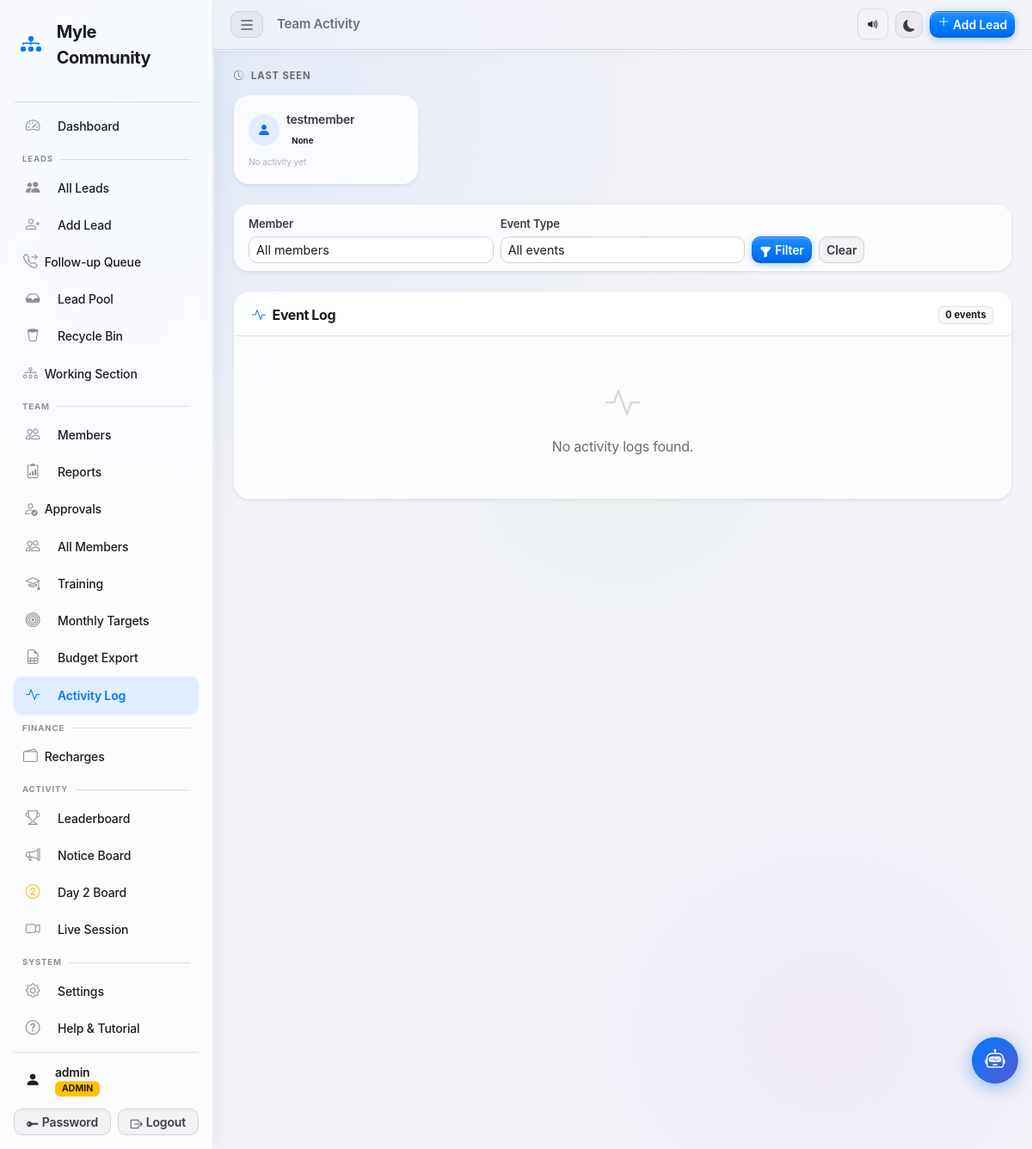
The page /admin/activity (signed in) on the database as committed earlier.
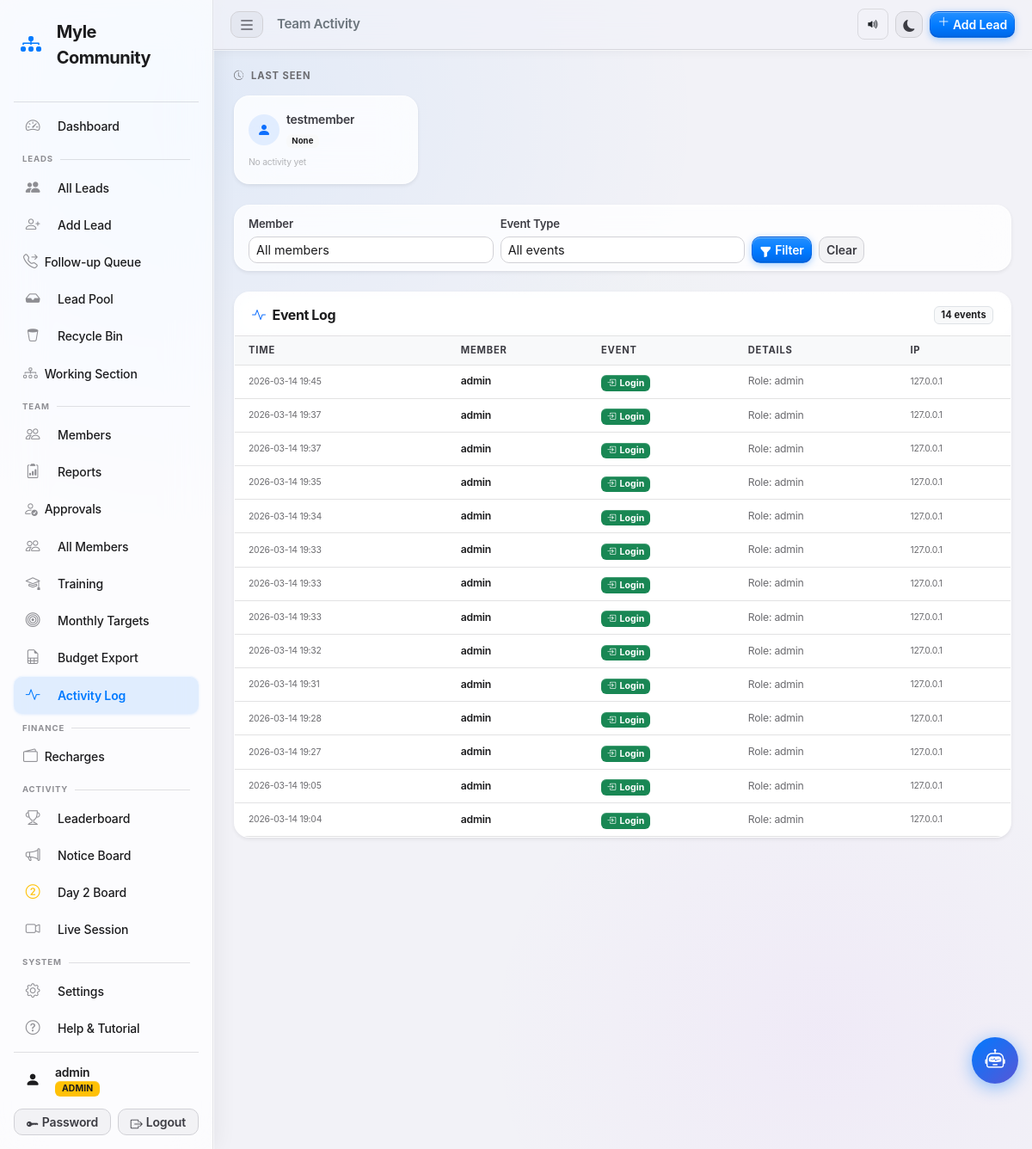
The same page on the database as committed later.
### tables this page shows
CREATE TABLE users (
            id         INTEGER PRIMARY KEY AUTOINCREMENT,
            username   TEXT    NOT NULL UNIQUE,
            password   TEXT    NOT NULL,
            role       TEXT    NOT NULL DEFAULT 'team',
            created_at TEXT    NOT NULL DEFAULT (datetime('now','localtime'))
        , fbo_id TEXT NOT NULL DEFAULT '', upline_name TEXT NOT NULL DEFAULT '', phone TEXT NOT NULL DEFAULT '', status TEXT NOT NULL DEFAULT 'pending', email TEXT NOT NULL DEFAULT '', display_picture TEXT NOT NULL DEFAULT '', calling_reminder_time TEXT NOT NULL DEFAULT '', training_required INTEGER NOT NULL DEFAULT 0, training_status TEXT NOT NULL DEFAULT 'not_required', joining_date TEXT NOT NULL DEFAULT '', certificate_path TEXT NOT NULL DEFAULT '', badges_json TEXT NOT NULL DEFAULT '[]', test_score INTEGER NOT NULL DEFAULT -1, test_attempts INTEGER NOT NULL DEFAULT 0);

CREATE TABLE activity_log (
            id         INTEGER PRIMARY KEY AUTOINCREMENT,
            username   TEXT    NOT NULL,
            event_type TEXT    NOT NULL,
            details    TEXT    NOT NULL DEFAULT '',
            ip_address TEXT    NOT NULL DEFAULT '',
            created_at TEXT    NOT NULL DEFAULT (datetime('now','localtime'))
        );

### app.py (the view)
@app.route('/admin/activity')
@admin_required
def admin_activity():
    db = get_db()
    page    = int(request.args.get('page', 1))
    per_pg  = 50
    offset  = (page - 1) * per_pg
    filter_user  = request.args.get('user', '')
    filter_event = request.args.get('event', '')
    where, params = ['1=1'], []
    if filter_user:
        where.append('username=?')
        params.append(filter_user)
    if filter_event:
        where.append('event_type=?')
        params.append(filter_event)
    total = db.execute(
        f"SELECT COUNT(*) FROM activity_log WHERE {' AND '.join(where)}", params
    ).fetchone()[0]
    logs = db.execute(
        f"SELECT * FROM activity_log WHERE {' AND '.join(where)} ORDER BY created_at DESC LIMIT ? OFFSET ?",
        params + [per_pg, offset]
    ).fetchall()
    last_seen_rows = db.execute("""
        SELECT u.username, u.display_picture,
               a.event_type, a.created_at
        FROM users u
        LEFT JOIN activity_log a
            ON a.username = u.username
            AND a.created_at = (
                SELECT MAX(a2.created_at) FROM activity_log a2
                WHERE a2.username = u.username
            )
        WHERE u.role = 'team' AND u.status = 'approved'
        ORDER BY a.created_at DESC
    """).fetchall()
    team_members = db.execute(
        "SELECT username FROM users WHERE role='team' AND status='approved' ORDER BY username"
    ).fetchall()
    db.close()
    total_pages = max(1, (total + per_pg - 1) // per_pg)
    return render_template('activity_log.html',
                           logs=logs, total=total, page=page,
                           total_pages=total_pages,
                           last_seen=last_seen_rows,
                           team_members=team_members,
                           filter_user=filter_user,
                           filter_event=filter_event,
                           event_types=['login','logout','lead_update','report_submit','lead_claim'])

### templates/activity_log.html (shortened to what this page needs)
{% extends "base.html" %}
{% block page_title %}Team Activity{% endblock %}
{% block content %}
<div class="mb-4">
  <h6 class="card-section-title mb-3"><i class="bi bi-clock-history me-2"></i>Last Seen</h6>
  <div class="row g-3">
    {% for member in last_seen %}
    <div class="col-6 col-md-3">
      <div class="card border-0 shadow-sm h-100">
        <div class="card-body py-3 px-3">
          <div class="d-flex align-items-center gap-2 mb-2">
            {% if member.display_picture %}
              <img src="{{ member.display_picture }}" alt="DP"
                   style="width:36px;height:36px;border-radius:50%;object-fit:cover;">
            {% else %}
              <div class="d-flex align-items-center justify-content-center rounded-circle bg-primary bg-opacity-10"
                   style="width:36px;height:36px;flex-shrink:0;">
                <i class="bi bi-person-fill text-primary"></i>
              </div>
            {% endif %}
            <div class="min-width-0">
              <div class="fw-semibold small text-truncate">{{ member.username }}</div>
              <span class="badge
                {% if member.event_type == 'login' %}bg-success
                {% elif member.event_type == 'logout' %}bg-secondary
                {% elif member.event_type == 'lead_update' %}bg-primary
                {% elif member.event_type == 'report_submit' %}bg-info text-dark
                {% elif member.event_type == 'lead_claim' %}bg-warning text-dark
                {% else %}bg-light text-dark{% endif %}"
                style="font-size:0.6rem;">
                {{ member.event_type | replace('_',' ') | title }}
              </span>
            </div>
          </div>
          <div class="label-xs text-muted">
            {% if member.created_at %}
              <i class="bi bi-clock me-1 opacity-50"></i>{{ member.created_at[:16] }}
            {% else %}
              <span class="opacity-50">No activity yet</span>
            {% endif %}
          </div>
        </div>
      </div>
    </div>
    {% endfor %}
  </div>
</div>
<div class="card border-0 shadow-sm mb-4">
  <div class="card-body py-2 px-3">
    <form method="get" action="{{ url_for('admin_activity') }}" class="row g-2 align-items-end">
      <div class="col-md-4">
        <label class="form-label fw-semibold small mb-1">Member</label>
        <select name="user" class="form-select form-select-sm">
          <option value="">All members</option>
        </select>
      </div>
      <div class="col-md-4">
        <label class="form-label fw-semibold small mb-1">Event Type</label>
        <select name="event" class="form-select form-select-sm">
          <option value="">All events</option>
        </select>
      </div>
      <div class="col-auto">
        <button type="submit" class="btn btn-sm btn-primary">
          <i class="bi bi-funnel-fill me-1"></i>Filter
        </button>
        <a href="{{ url_for('admin_activity') }}" class="btn btn-sm btn-outline-secondary ms-1">Clear</a>
      </div>
    </form>
  </div>
</div>
<div class="card border-0 shadow-sm">
  <div class="card-header d-flex justify-content-between align-items-center">
    <h6 class="mb-0"><i class="bi bi-activity me-2 text-primary"></i>Event Log</h6>
    <span class="badge bg-light text-dark border">{{ total }} events</span>
  </div>
  <div class="card-body p-0">
    {% if logs %}
    <div class="table-responsive">
      <table class="table table-hover align-middle mb-0">
        <thead class="table-light">
          <tr>
            <th class="ps-3">Time</th>
            <th>Member</th>
            <th>Event</th>
            <th>Details</th>
            <th class="d-none d-md-table-cell">IP</th>
          </tr>
        </thead>
        <tbody>
          {% for log in logs %}
          <tr>
            <td class="ps-3 label-xs text-muted text-nowrap">{{ log.created_at[:16] }}</td>
            <td class="fw-semibold small">{{ log.username }}</td>
            <td>
              {% if log.event_type == 'login' %}
                <span class="badge bg-success"><i class="bi bi-box-arrow-in-right me-1"></i>Login</span>
              {% elif log.event_type == 'logout' %}
                <span class="badge bg-secondary"><i class="bi bi-box-arrow-right me-1"></i>Logout</span>
              {% elif log.event_type == 'lead_update' %}
                <span class="badge bg-primary"><i class="bi bi-pencil-fill me-1"></i>Lead Update</span>
              {% elif log.event_type == 'report_submit' %}
                <span class="badge bg-info text-dark"><i class="bi bi-clipboard2-check-fill me-1"></i>Report</span>
              {% elif log.event_type == 'lead_claim' %}
                <span class="badge bg-warning text-dark"><i class="bi bi-lightning-charge-fill me-1"></i>Lead Claim</span>
              {% else %}
                <span class="badge bg-light text-dark">{{ log.event_type }}</span>
              {% endif %}
            </td>
            <td class="small text-muted">{{ log.details or '—' }}</td>
            <td class="d-none d-md-table-cell label-xs text-muted">{{ log.ip_address or '—' }}</td>
          </tr>
          {% endfor %}
        </tbody>
      </table>
    </div>
    {% else %}
    <div class="text-center py-5 text-muted">
      <i class="bi bi-activity fs-1 d-block mb-2 opacity-25"></i>
      No activity logs found{% if filter_user or filter_event %} for this filter{% endif %}.
    </div>
    {% endif %}
  </div>
</div>
{% endblock %}

Rows that differ between the two databases and show on the page:
added activity_log: created_at "2026-03-14 19:45", username "admin", event_type "login" (drawn), details "Role: admin", ip_address "127.0.0.1"
added activity_log: created_at "2026-03-14 19:37", username "admin", event_type "login" (drawn), details "Role: admin", ip_address "127.0.0.1"
added activity_log: created_at "2026-03-14 19:37", username "admin", event_type "login" (drawn), details "Role: admin", ip_address "127.0.0.1"
added activity_log: created_at "2026-03-14 19:35", username "admin", event_type "login" (drawn), details "Role: admin", ip_address "127.0.0.1"
added activity_log: created_at "2026-03-14 19:34", username "admin", event_type "login" (drawn), details "Role: admin", ip_address "127.0.0.1"
added activity_log: created_at "2026-03-14 19:33", username "admin", event_type "login" (drawn), details "Role: admin", ip_address "127.0.0.1"
added activity_log: created_at "2026-03-14 19:33", username "admin", event_type "login" (drawn), details "Role: admin", ip_address "127.0.0.1"
added activity_log: created_at "2026-03-14 19:33", username "admin", event_type "login" (drawn), details "Role: admin", ip_address "127.0.0.1"
added activity_log: created_at "2026-03-14 19:32", username "admin", event_type "login" (drawn), details "Role: admin", ip_address "127.0.0.1"
added activity_log: created_at "2026-03-14 19:31", username "admin", event_type "login" (drawn), details "Role: admin", ip_address "127.0.0.1"
added activity_log: created_at "2026-03-14 19:28", username "admin", event_type "login" (drawn), details "Role: admin", ip_address "127.0.0.1"
added activity_log: created_at "2026-03-14 19:27", username "admin", event_type "login" (drawn), details "Role: admin", ip_address "127.0.0.1"
added activity_log: created_at "2026-03-14 19:05", username "admin", event_type "login" (drawn), details "Role: admin", ip_address "127.0.0.1"
added activity_log: created_at "2026-03-14 19:04", username "admin", event_type "login" (drawn), details "Role: admin", ip_address "127.0.0.1"
Other text that changed with them:
{{ total }}: "0" → "14"
text no longer shown: "No activity logs found ."
text now shown: "TIME MEMBER EVENT DETAILS IP"
